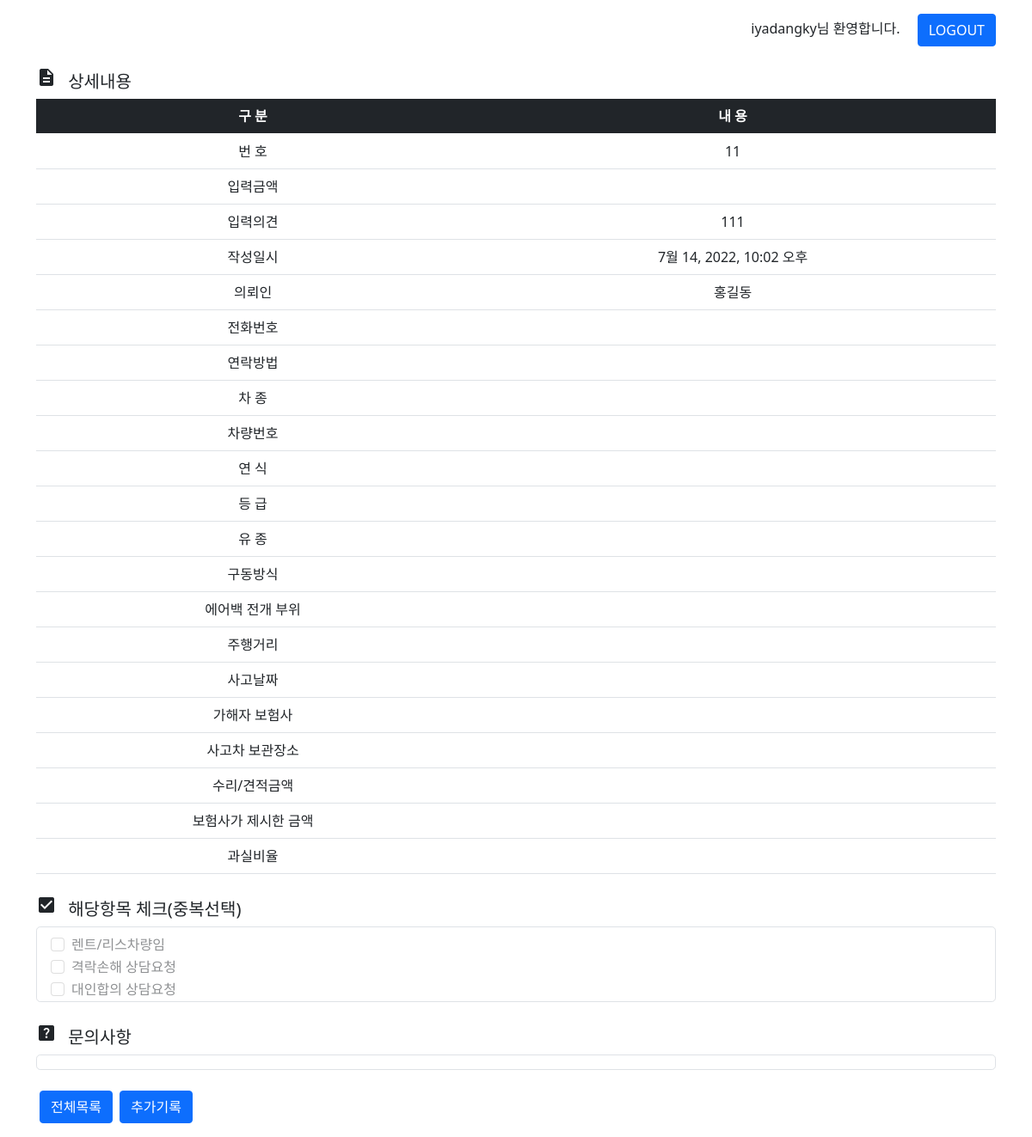
The app's page /posts/11/ (signed in) with its own data.
### posts/models.py (models this page shows)
class Post(models.Model):
    created_at = models.DateTimeField()
    password = models.CharField(max_length=50, null=True)
    client = models.CharField(max_length=50, null=True)
    phoneNumber = models.CharField(max_length=50, null=True)
    contact = models.CharField(max_length=50, null=True)
    carModel = models.CharField(max_length=50, null=True)
    carNumber = models.CharField(max_length=50, null=True)
    birth = models.CharField(max_length=50, null=True)
    trim = models.CharField(max_length=50, null=True)
    fuel = models.CharField(max_length=50, null=True)
    driveType = models.CharField(max_length=50, null=True)
    airbag = models.CharField(max_length=50, null=True)
    mileage = models.CharField(max_length=50, null=True)
    eventDate = models.CharField(max_length=50, null=True)
    repairCost = models.CharField(max_length=50, null=True)
    proposedCompensation = models.CharField(max_length=50, null=True)
    insuranceCompany = models.CharField(max_length=50, null=True)
    faultRatio = models.CharField(max_length=50, null=True)
    location = models.CharField(max_length=50, null=True)
    others1 = models.CharField(max_length=50, null=True)
    others2 = models.CharField(max_length=50, null=True)
    others3 = models.CharField(max_length=50, null=True)
    note = models.CharField(max_length=500, null=True)
    addition = models.CharField(max_length=500, null=True)
    price = models.CharField(max_length=50, null=True)
    opinion = models.CharField(max_length=500, null=True)
    image1 = models.FileField(upload_to='posts', null=True)
    image2 = models.FileField(upload_to='posts', null=True)
    image3 = models.FileField(upload_to='posts', null=True)
    image4 = models.FileField(upload_to='posts', null=True)
    image5 = models.FileField(upload_to='posts', null=True)
    image6 = models.FileField(upload_to='posts', null=True)
    image7 = models.FileField(upload_to='posts', null=True)
    image8 = models.FileField(upload_to='posts', null=True)
    image9 = models.FileField(upload_to='posts', null=True)
    image10 = models.FileField(upload_to='posts', null=True)
    image11 = models.FileField(upload_to='posts', null=True)
    image12 = models.FileField(upload_to='posts', null=True)
    image13 = models.FileField(upload_to='posts', null=True)
    image14 = models.FileField(upload_to='posts', null=True)
    image15 = models.FileField(upload_to='posts', null=True)
    image16 = models.FileField(upload_to='posts', null=True)
    image17 = models.FileField(upload_to='posts', null=True)

### posts/views.py (the view)
# urls.py: path('<int:post_id>/', views.detail, name="detail"),
@login_required
def detail(request, post_id):
    post = Post.objects.get(id=post_id)
    context = {'post' : post}
    return render(request, 'posts/detail.html', context)

### posts/templates/posts/detail.html (shortened to what this page needs)
{% extends 'base.html' %}
{% load static %}
{% block content %}
    {% if request.user.is_staff %}
    <div class="container">
        <h5><span class="material-icons me-2">description</span> 상세내용</h5>
            <table class="table mb-4">
                <thead class="table-dark text-center">
                    <tr>
                        <th class="cell">구 분</td>
                        <th>내 용</td>
                    </tr>
                </thead>
                <tbody>
                    <tr>
                        <td class="cell text-center">번 호</td>
                        <td class="text-center">{{ post.id }}</td>
                    </tr>
                    <tr>
                        <td class="cell text-center">입력금액</td>
                        <td class="text-center">{{ post.price }}</td>
                    </tr>
                    <tr>
                        <td class="cell text-center">입력의견</td>
                        <td class="text-center">{{ post.opinion }}</td>
                    </tr>
                    <tr>
                        <td class="cell text-center">작성일시</td>
                        <td class="text-center">{{ post.created_at }}</td>
                    </tr>
                    <tr>
                        <td class="cell text-center">의뢰인</td>
                        <td class="text-center">{{ post.client }}</td>
                    </tr>
                    <tr>
                        <td class="cell text-center">전화번호</td>
                        <td class="text-center">{{ post.phoneNumber }}</td>
                    </tr>
                    <tr>
                        <td class="cell text-center">연락방법</td>
                        <td class="text-center">{{ post.contact }}</td>
                    </tr>
                    <tr>
                        <td class="cell text-center">차 종</td>
                        <td class="text-center">{{ post.carModel }}</td>
                    </tr>
                    <tr>
                        <td class="cell text-center">차량번호</td>
                        <td class="text-center">{{ post.carNumber }}</td>
                    </tr>
                    <tr>
                        <td class="cell text-center">연 식</td>
                        <td class="text-center">{{ post.birth }}</td>
                    </tr>
                    <tr>
                        <td class="cell text-center">등 급</td>
                        <td class="text-center">{{ post.trim }}</td>
                    </tr>
                    <tr>
                        <td class="cell text-center">유 종</td>
                        <td class="text-center">{{ post.fuel }}</td>
                    </tr>
                    <tr>
                        <td class="cell text-center">구동방식</td>
                        <td class="text-center">{{ post.driveType }}</td>
                    </tr>
                    <tr>
                        <td class="cell text-center">에어백 전개 부위</td>
                        <td class="text-center">{{ post.airbag }}</td>
                    </tr>
                    <tr>
                        <td class="cell text-center">주행거리</td>
                        <td class="text-center">{{ post.mileage }}</td>
                    </tr>
                    <tr>
                        <td class="cell text-center">사고날짜</td>
                        <td class="text-center">{{ post.eventDate }}</td>
                    </tr>
                    <tr>
                        <td class="cell text-center">가해자 보험사</td>
                        <td class="text-center">{{ post.insuranceCompany }}</td>
                    </tr>
                    <tr>
                        <td class="cell text-center">사고차 보관장소</td>
                        <td class="text-center">{{ post.location }}</td>
                    </tr>
                    <tr>
                        <td class="cell text-center">수리/견적금액</td>
                        <td class="text-center">{{ post.repairCost }}</td>
                    </tr>
                    <tr>
                        <td class="cell text-center">보험사가 제시한 금액</td>
                        <td class="text-center">{{ post.proposedCompensation }}</td>
                    </tr>
                    <tr>
                        <td class="cell text-center">과실비율</td>
                        <td class="text-center">{{ post.faultRatio }}</td>
                    </tr>
                 </tbody>
            </table>
        <h5><span class="material-icons me-2">check_box</span> 해당항목 체크(중복선택)</h5>
            <div class="border rounded-3 mb-4">
                {% if post.others1 %}
                <div class="form-check mt-2 ms-3">
                    <input class="form-check-input" type="checkbox" value="" id="flexCheckCheckedDisabled" checked disabled>
                    <label class="form-check-label" for="flexCheckCheckedDisabled">렌트/리스차량임</label>
                </div>
                {% else %}
                <div class="form-check mt-2 ms-3">
                    <input class="form-check-input" type="checkbox" value="" id="flexCheckDisabled" disabled>
                    <label class="form-check-label" for="flexCheckDisabled">렌트/리스차량임</label>
                </div>
                {% endif %}
                {% if post.others2 %}
                <div class="form-check ms-3">
                    <input class="form-check-input" type="checkbox" value="" id="flexCheckCheckedDisabled" checked disabled>
                    <label class="form-check-label" for="flexCheckCheckedDisabled">격락손해 상담요청</label>
                </div>
                {% else %}
                <div class="form-check ms-3">
                    <input class="form-check-input" type="checkbox" value="" id="flexCheckDisabled" disabled>
                    <label class="form-check-label" for="flexCheckDisabled">격락손해 상담요청</label>
                </div>
                {% endif %}
                {% if post.others3 %}
                <div class="form-check ms-3">
                    <input class="form-check-input" type="checkbox" value="" id="flexCheckCheckedDisabled" checked disabled>
                    <label class="form-check-label" for="flexCheckCheckedDisabled">대인합의 상담요청</label>
                </div>
                {% else %}
                <div class="form-check ms-3">
                    <input class="form-check-input" type="checkbox" value="" id="flexCheckDisabled" disabled>
                    <label class="form-check-label" for="flexCheckDisabled">대인합의 상담요청</label>
                </div>
                {% endif %}
            </div>
        <h5><span class="material-icons me-2">help_center</span> 문의사항</h5>
            <div class="border rounded-3 mb-4">
            </div>
        <a href="{% url 'posts:index' %}" class="btn btn-primary ms-1 mb-3">전체목록</a>
        <a href="{% url 'posts:add' post.id %}" class="btn btn-primary ms-1 mb-3">추가기록</a>
    </div>
    {% endif %}
{% endblock %}

### templates/base.html (shortened to what this page needs)
{% load static %}
<!DOCTYPE html>
<html lang="ko">
<head>
    <link href="https://cdn.jsdelivr.net/npm/bootstrap@5.0.2/dist/css/bootstrap.min.css" rel="stylesheet">
    <link rel="stylesheet" href="{% static 'style.css' %}">
    <link rel="stylesheet" href="{% static 'posts/style.css' %}">
</head>
<body>
    <div class="container pt-3 mb-4" style="display: flex; justify-content: flex-end;">
        {% if user.is_authenticated %}
            <form method="POST" action="{% url 'accounts:logout' %}">
                {{ user.get_username }}님 환영합니다.
                <button type="submit" class="btn btn-primary ms-3">LOGOUT</button>
            </form>
        {% endif %}
    </div>
    {% block content %}
    {% endblock %}
</body>
</html>

### static/style.css (style rules this page uses)
input { font-family: fontAwesome; }

### records on screen
Post: id "11", opinion "111", created_at "7월 14, 2022, 10:02 오후", client "홍길동"

### other values on screen
{{ user.get_username }} "iyadangky"
